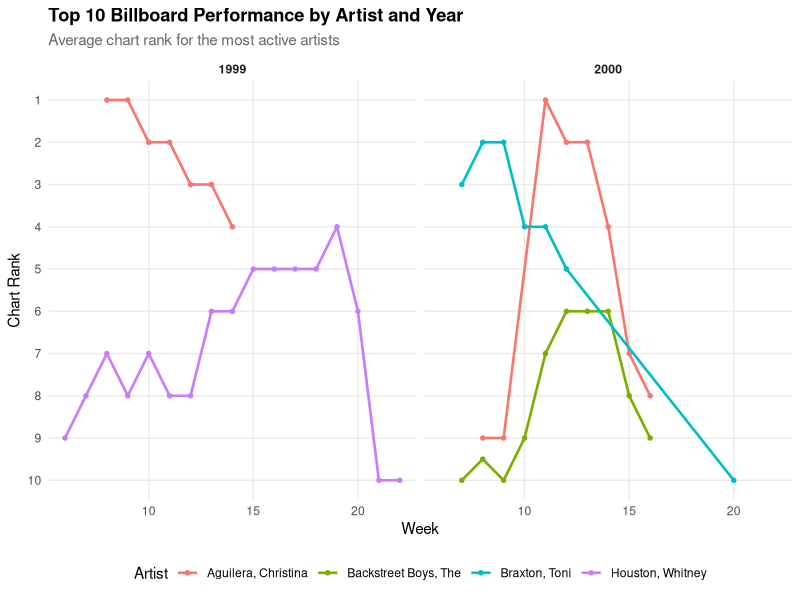

Source code (R):
## ---- chunk 1
#| message: false
library(tidyverse)
## ---- chunk 2
artist_top <- billboard %>%
  count(artist, sort = TRUE) %>%
  slice_head(n = 6) %>%
  pull(artist)

billboard %>%
  mutate(year = lubridate::year(date.entered)) %>%
  pivot_longer(
    cols = starts_with("wk"),
    names_to = "week",
    values_to = "rank",
    values_drop_na = TRUE
  ) %>%
  mutate(week = parse_number(week)) %>%
  filter(artist %in% artist_top, rank <= 10) %>%
  group_by(artist, year, week) %>%
  summarise(avg_rank = mean(rank), .groups = "drop") %>%
  ggplot(aes(x = week, y = avg_rank, color = artist, group = artist)) +
  geom_line(linewidth = 0.9) +
  geom_point(size = 1.2) +
  scale_y_reverse(breaks = 1:10) +
  facet_wrap(~ year, ncol = 2) +
  labs(
    title = "Top 10 Billboard Performance by Artist and Year",
    subtitle = "Average chart rank for the most active artists",
    x = "Week",
    y = "Chart Rank",
    color = "Artist"
  ) +
  theme_minimal(base_size = 11) +
  theme(
    plot.title = element_text(face = "bold"),
    plot.subtitle = element_text(color = "grey40"),
    strip.text = element_text(face = "bold"),
    panel.grid.minor = element_blank(),
    legend.position = "bottom"
  )
